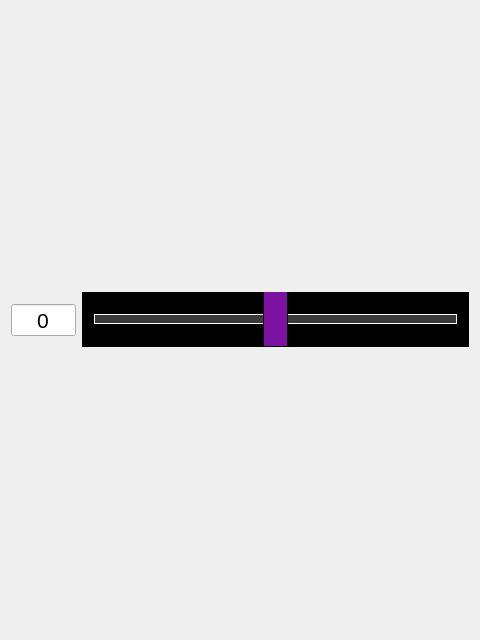
<?xml version="1.0" encoding="UTF-8"?>
<ui version="4.0">
 <class>BetterSlider</class>
 <widget class="QWidget" name="BetterSlider">
  <property name="geometry">
   <rect>
    <x>0</x>
    <y>0</y>
    <width>480</width>
    <height>640</height>
   </rect>
  </property>
  <property name="windowTitle">
   <string>Form</string>
  </property>
  <layout class="QHBoxLayout" name="horizontalLayout">
   <item>
    <widget class="QSpinBox" name="spinBox">
     <property name="sizePolicy">
      <sizepolicy hsizetype="Minimum" vsizetype="Fixed">
       <horstretch>1</horstretch>
       <verstretch>0</verstretch>
      </sizepolicy>
     </property>
     <property name="font">
      <font>
       <pointsize>16</pointsize>
      </font>
     </property>
     <property name="alignment">
      <set>Qt::AlignCenter</set>
     </property>
     <property name="buttonSymbols">
      <enum>QAbstractSpinBox::NoButtons</enum>
     </property>
     <property name="minimum">
      <number>-10</number>
     </property>
     <property name="maximum">
      <number>10</number>
     </property>
    </widget>
   </item>
   <item>
    <widget class="QSlider" name="slider">
     <property name="sizePolicy">
      <sizepolicy hsizetype="Expanding" vsizetype="Fixed">
       <horstretch>6</horstretch>
       <verstretch>0</verstretch>
      </sizepolicy>
     </property>
     <property name="styleSheet">
      <string notr="true">.QSlider {
    min-height: 55px;
    max-height: 55px;
    background: #000000;
}

.QSlider::groove:horizontal {
    border: 1px solid white;
    height: 8px;
    background: #393939;
    margin: 0 12px;
}

.QSlider::handle:horizontal {
    background: rgb(124, 18, 159);
    border: 1px solid black;
    width: 23px;
    height: 100px;
    margin: -24px -12px;
}</string>
     </property>
     <property name="minimum">
      <number>-10</number>
     </property>
     <property name="maximum">
      <number>10</number>
     </property>
     <property name="pageStep">
      <number>1</number>
     </property>
     <property name="orientation">
      <enum>Qt::Horizontal</enum>
     </property>
     <property name="tickPosition">
      <enum>QSlider::TicksBothSides</enum>
     </property>
     <property name="tickInterval">
      <number>1</number>
     </property>
    </widget>
   </item>
  </layout>
 </widget>
 <resources/>
 <connections>
  <connection>
   <sender>slider</sender>
   <signal>sliderMoved(int)</signal>
   <receiver>spinBox</receiver>
   <slot>setValue(int)</slot>
   <hints>
    <hint type="sourcelabel">
     <x>275</x>
     <y>319</y>
    </hint>
    <hint type="destinationlabel">
     <x>41</x>
     <y>319</y>
    </hint>
   </hints>
  </connection>
  <connection>
   <sender>spinBox</sender>
   <signal>editingFinished()</signal>
   <receiver>BetterSlider</receiver>
   <slot>resetSlider()</slot>
   <hints>
    <hint type="sourcelabel">
     <x>41</x>
     <y>319</y>
    </hint>
    <hint type="destinationlabel">
     <x>239</x>
     <y>319</y>
    </hint>
   </hints>
  </connection>
 </connections>
 <slots>
  <slot>resetSlider()</slot>
 </slots>
</ui>
